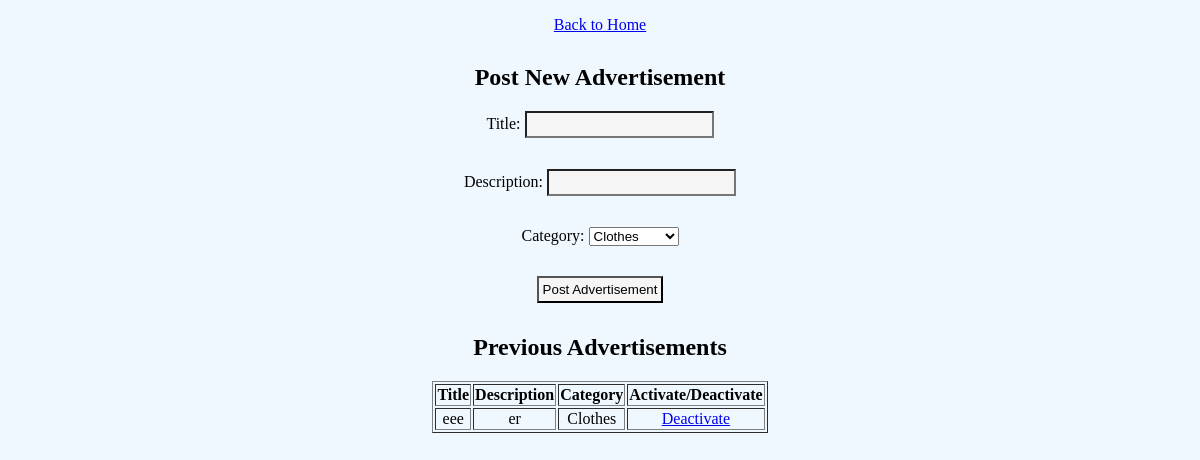
Before: /advertisement (signed in) with the older database file.
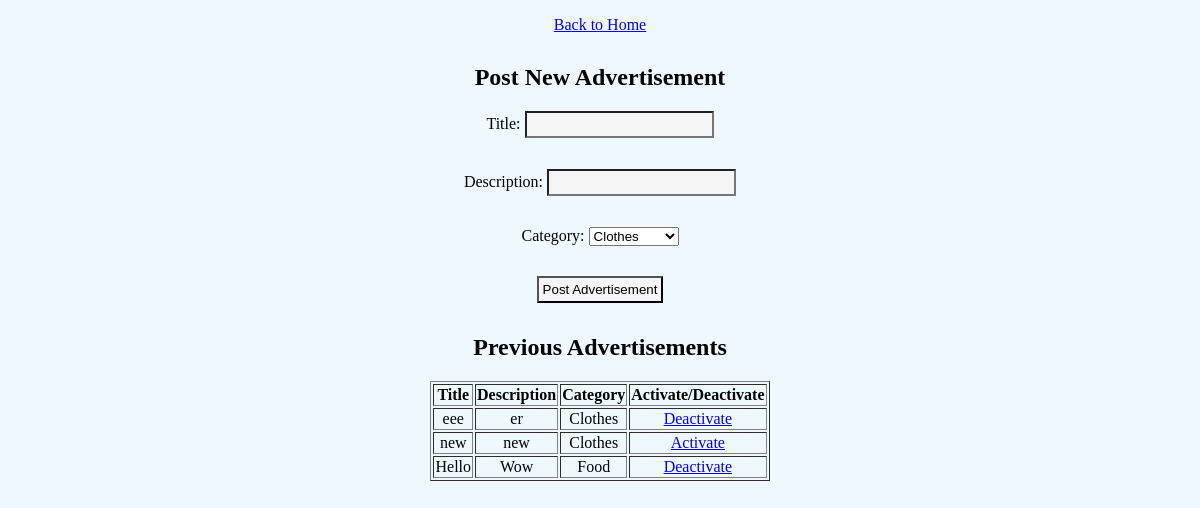
After: the same page with the newer database file.
### tables this page shows
CREATE TABLE Advertisement(aid INTEGER PRIMARY KEY AUTOINCREMENT,title TEXT,description TEXT,isactive INTEGER,username TEXT,category INTEGER,FOREIGN KEY (username) REFERENCES User(username),FOREIGN KEY (category) REFERENCES Category(cid));

CREATE TABLE Category(cid INTEGER PRIMARY KEY,cname TEXT);

### main.py (the view, shortened to what this page needs)
@app.route('/advertisement', methods=['GET', 'POST'])
def advertisement():
    conn = sqlite3.connect("adv.db")
    c = conn.cursor()
    c.execute("SELECT aid, title, description, cname, isactive  FROM Advertisement JOIN Category "
              "ON category=cid WHERE username=?", (session["username"],))
    records = c.fetchall()
    c.execute("Select * from Category")
    categories = c.fetchall()
    conn.close()
    return render_template('advertisement.html', categories= categories, records=records)

### templates/advertisement.html (shortened to what this page needs)
<!DOCTYPE html>
<html lang="en">
<head>
    <link rel = 'stylesheet' type="text/css" href="../static/style.css">
</head>
<body>
<p><a href="/dologin">Back to Home</a></p>
<h2>Post New Advertisement</h2>
    <form action="/advertisement" method="POST">
        <p>Title: <input type="text" name="title" required="required"/></p>
        <p>Description: <input type="text" name="description" required="required"/></p>
        <p>Category:
        <select name="category" id="category">
              {% for category in categories %}
              <option value="{{category[0]}}">{{ category[1] }}</option>
              {% endfor %}
          </select></p>
        <p><input type="submit" name="Add advertisement" value="Post Advertisement"/></p>
<h2>Previous Advertisements</h2>
        <table border="1">
        <tr>
            <th>Title</th>
            <th>Description</th>
            <th>Category</th>
            <th>Activate/Deactivate</th>
        </tr>
        {% for record in records %}
            <tr>
            <td>{{record[1]}}</td>
            <td>{{record[2]}}</td>
            <td>{{record[3]}}</td>
            {% if record[4] == 1 %}
            <td><a href="/deactivate?id={{record[0]}}">Deactivate</a></td>
            {% else %}
           <td><a href="/activate?id={{record[0]}}">Activate</a></td>
            {% endif %}
        </tr>
        {% endfor %}
    </table>
    </form>
</body>
</html>

### static/style.css (style rules this page uses)
body { background-color: aliceblue; font-family: "Arial Narrow"; }
p { margin-bottom: 30px; margin-outside: 20px; text-align: center; }
input { background-color: whitesmoke; }
table { margin-left: auto; margin-right: auto; }
h1,h2 { text-align: center; }
input { padding: 4px; margin-bottom: 1px; }
form { text-align: center; }

Changed rows visible on the page:
added Advertisement: title "new", description "new", cname "Clothes"
added Advertisement: title "Hello", description "Wow", cname "Food"
